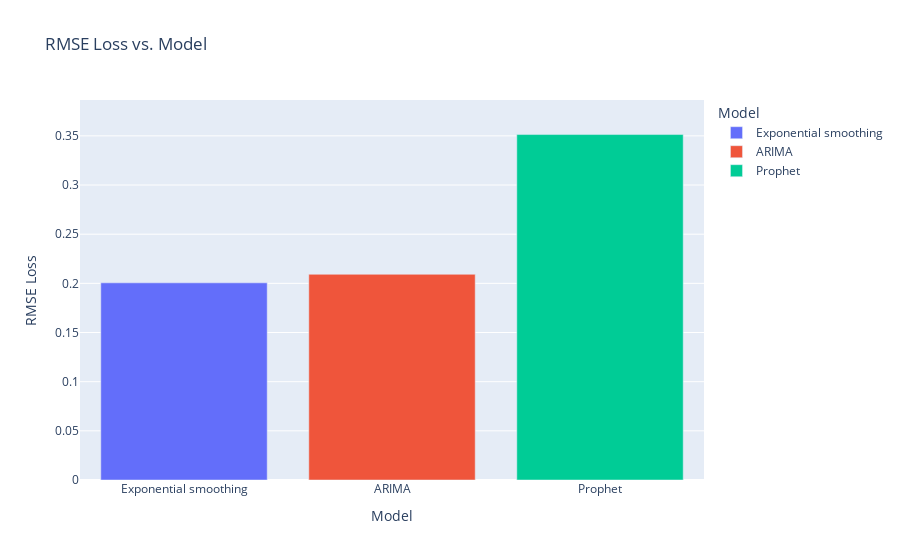

The notebook cell this image was saved under:
### Markdown cell above
### Model Loss/Error <a id="3.8"></a>

### Code cell
# Lista de erros e modelos
error = [error_exponential, error_arima, error_prophet]
names = ["Exponential smoothing", "ARIMA", "Prophet"]
# Criando o DataFrame
df = pd.DataFrame({'RMSE Loss': error, 'Model': names})
# Garantir que os valores de RMSE sejam numéricos
df['RMSE Loss'] = pd.to_numeric(df['RMSE Loss'])

fig = px.bar(df, y="RMSE Loss", x="Model", color="Model", title="RMSE Loss vs. Model")

# ajuste layout
fig.update_layout(yaxis=dict(range=[0, df['RMSE Loss'].max() * 1.1]))
fig.show()

### Figure 1 — Plotly figure (JSON) as saved in the notebook; plotly's stock layout.template omitted (floating-point values rounded to 4 significant figures)
{"data": [{"alignmentgroup": "True", "hovertemplate": "Model=%{x}<br>RMSE Loss=%{y}<extra></extra>", "legendgroup": "Exponential smoothing", "marker": {"color": "#636efa", "pattern": {"shape": ""}}, "name": "Exponential smoothing", "offsetgroup": "Exponential smoothing", "orientation": "v", "showlegend": true, "textposition": "auto", "type": "bar", "x": ["Exponential smoothing"], "xaxis": "x", "y": [0.2005], "yaxis": "y"}, {"alignmentgroup": "True", "hovertemplate": "Model=%{x}<br>RMSE Loss=%{y}<extra></extra>", "legendgroup": "ARIMA", "marker": {"color": "#EF553B", "pattern": {"shape": ""}}, "name": "ARIMA", "offsetgroup": "ARIMA", "orientation": "v", "showlegend": true, "textposition": "auto", "type": "bar", "x": ["ARIMA"], "xaxis": "x", "y": [0.2092], "yaxis": "y"}, {"alignmentgroup": "True", "hovertemplate": "Model=%{x}<br>RMSE Loss=%{y}<extra></extra>", "legendgroup": "Prophet", "marker": {"color": "#00cc96", "pattern": {"shape": ""}}, "name": "Prophet", "offsetgroup": "Prophet", "orientation": "v", "showlegend": true, "textposition": "auto", "type": "bar", "x": ["Prophet"], "xaxis": "x", "y": [0.3513], "yaxis": "y"}], "layout": {"barmode": "relative", "legend": {"title": {"text": "Model"}, "tracegroupgap": 0}, "title": {"text": "RMSE Loss vs. Model"}, "xaxis": {"anchor": "y", "categoryarray": ["Exponential smoothing", "ARIMA", "Prophet"], "categoryorder": "array", "domain": [0, 1], "title": {"text": "Model"}}, "yaxis": {"anchor": "x", "domain": [0, 1], "range": [0, 0.3865], "title": {"text": "RMSE Loss"}}}}
